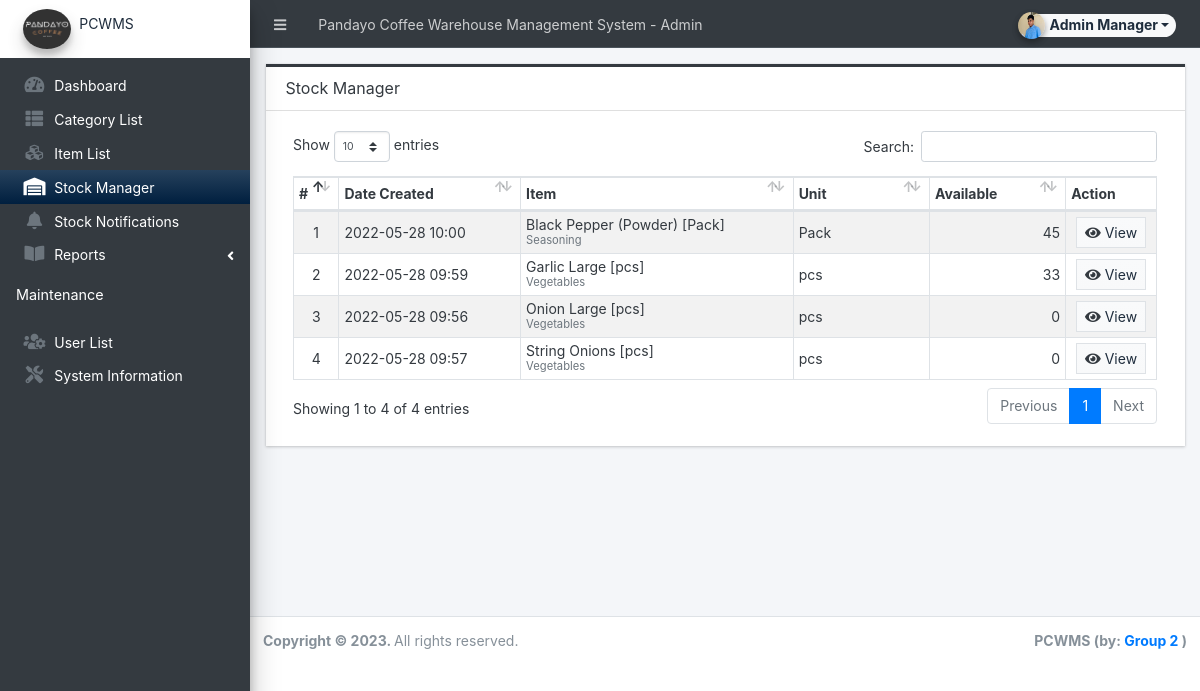
Page /admin/?page=stocks (signed in) on the committed database.
### tables this page shows
CREATE TABLE `item_list` (
  `id` int(30) NOT NULL,
  `category_id` int(30) NOT NULL,
  `name` text NOT NULL,
  `unit` varchar(250) NOT NULL,
  `description` text NOT NULL,
  `status` tinyint(1) NOT NULL DEFAULT 1,
  `delete_flag` tinyint(1) NOT NULL DEFAULT 0,
  `date_created` datetime NOT NULL DEFAULT current_timestamp(),
  `date_updated` datetime NOT NULL DEFAULT current_timestamp() ON UPDATE current_timestamp()
);

CREATE TABLE `category_list` (
  `id` int(30) NOT NULL,
  `name` text NOT NULL,
  `unit` varchar(250) NOT NULL DEFAULT 'pcs',
  `description` text NOT NULL,
  `status` tinyint(1) NOT NULL DEFAULT 1,
  `delete_flag` tinyint(1) NOT NULL DEFAULT 0,
  `date_created` datetime NOT NULL DEFAULT current_timestamp(),
  `date_updated` datetime NOT NULL DEFAULT current_timestamp() ON UPDATE current_timestamp()
);

### config.php (called while the page is built, shortened)
<?php
function format_num($number = '' , $decimal = ''){
    if(is_numeric($number)){
        $ex = explode(".",$number);
        $decLen = isset($ex[1]) && abs($ex[1]) != 0 ? strlen($ex[1]) : 0;
        if(is_numeric($decimal)){
            return number_format($number,$decimal);
        }else{
            return number_format($number,$decLen);
        }
    }else{
        return "Invalid Input";
    }
}
?>

### admin/stocks/index.php (the view, shortened to what this page needs)
<div class="card card-outline rounded-0 card-dark">
	<div class="card-header">
		<h3 class="card-title">Stock Manager</h3>
	</div>
	<div class="card-body">
        <div class="container-fluid">
			<table class="table table-hover table-striped table-bordered" id="list">
				<colgroup>
					<col width="5%">
					<col width="20%">
					<col width="30%">
					<col width="15%">
					<col width="15%">
					<col width="10%">
				</colgroup>
				<thead>
					<tr>
						<th>#</th>
						<th>Date Created</th>
						<th>Item</th>
						<th>Unit</th>
						<th>Available</th>
						<th>Action</th>
					</tr>
				</thead>
				<tbody>
					<?php
					$i = 1;
						$qry = $conn->query("SELECT i.*, c.name as `category`,( COALESCE((SELECT SUM(quantity) FROM `stockin_list` where item_id = i.id),0) - COALESCE((SELECT SUM(quantity) FROM `stockout_list` where item_id = i.id),0) - COALESCE((SELECT SUM(quantity) FROM `waste_list` where item_id = i.id),0) ) as `available` from `item_list` i inner join category_list c on i.category_id = c.id where i.delete_flag = 0 order by i.`name` asc ");
						while($row = $qry->fetch_assoc()):
					?>
						<tr>
							<td class="text-center"><?php echo $i++; ?></td>
							<td><?php echo date("Y-m-d H:i",strtotime($row['date_created'])) ?></td>
							<td class="">
								<div style="line-height:1em">
									<div><?= $row['name'] ?> [<?= $row['unit'] ?>]</div>
									<div><small class="text-muted"><?= $row['category'] ?></small></div>
								</div>
							</td>
							<td class=""><?= $row['unit'] ?></td>
							<td class="text-right"><?= format_num($row['available']) ?></td>
							<td align="center">
				                    <a class="btn btn-flat btn-sm btn-light bg-gradient-light border" href="./?page=stocks/view_stock&id=<?php echo $row['id'] ?>"><span class="fa fa-eye text-dark"></span> View</a>
							</td>
						</tr>
					<?php endwhile; ?>
				</tbody>
			</table>
		</div>
	</div>
</div>

### rows in the picture
item_list: date_created "2022-05-28 10:00", name "Black Pepper (Powder)", unit "Pack", category.name "Seasoning", available "45"
item_list: date_created "2022-05-28 09:59", name "Garlic Large", unit "pcs", category.name "Vegetables", available "33"
item_list: date_created "2022-05-28 09:56", name "Onion Large", unit "pcs", category.name "Vegetables", available "0"
item_list: date_created "2022-05-28 09:57", name "String Onions", unit "pcs", category.name "Vegetables", available "0"

### other values in the picture
$_settings->info('name') "Pandayo Coffee Warehouse Management System"
$_settings->userdata('firstname').' '.$_settings->userdata('lastname') "Admin Manager"
$_settings->info('short_name') "PCWMS"
